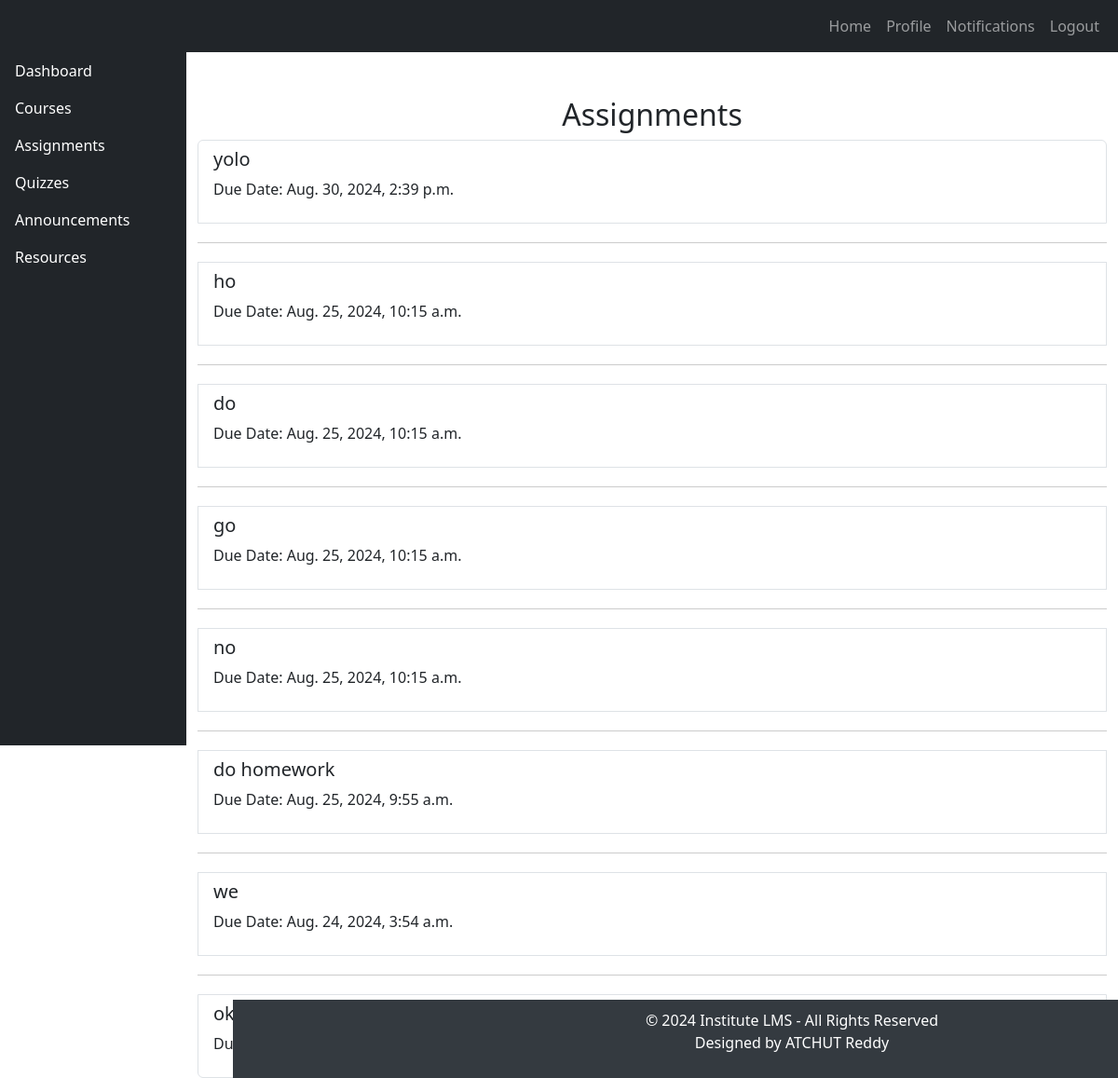
Page /assignment/ on the committed database.
### app/models.py (models this page shows, shortened)
class assignments(models.Model):
    assignment_name=models.CharField(max_length=100)
    date=models.DateTimeField(max_length=200,auto_now_add=True)

### app/views.py (the view)
# urls.py: path("assignment/",Assaigment),
def Assaigment(request):
    assignment = assignments.objects.all().order_by('-date')  # Fetch all course objects
    return render(request, "assignments.html", {"assignments": assignment})  # Pass the fetched objects to the template

### templates/assignments.html
{% extends "bse.html" %}
{% block body %}
    <div id="page">
    <div class="container mt-5">
        <h2 class="text-center">Assignments</h2>
        <div class="list-group">
            {% for assignment in assignments %}
                <div class="list-group-item">
                    <h5>{{ assignment.assignment_name }}</h5>
                    <p>Due Date: {{ assignment.date }}</p>
                </div>
                {% if not forloop.last %}
                    <div class="assignment-divider"></div>
                {% endif %}
            {% endfor %}
        </div>
    </div>
    </div>
{% endblock %}

### templates/bse.html (shortened to what this page needs)
<!DOCTYPE html>
<html lang="en">
<head>
    <link href="https://cdn.jsdelivr.net/npm/bootstrap@5.3.0-alpha1/dist/css/bootstrap.min.css" rel="stylesheet">
</head>
<body>
    <nav class="navbar navbar-expand-lg navbar-dark bg-dark">
        <div class="container-fluid">
            <a class="navbar-brand" href="#">Institute LMS</a>
            <div class="collapse navbar-collapse" id="navbarNav">
                <ul class="navbar-nav ms-auto">
                    <li class="nav-item">
                        <a class="nav-link" href="http://127.0.0.1:8000/">Home</a>
                    </li>
                    <li class="nav-item">
                        <a class="nav-link" href="#">Profile</a>
                    </li>
                    <li class="nav-item">
                        <a class="nav-link" href="#">Notifications</a>
                    </li>
                    <li class="nav-item">
                        <a class="nav-link" href="#">Logout</a>
                    </li>
                </ul>
            </div>
        </div>
    </nav>
    <div id="sidebar" class="bg-dark">
        <ul class="nav flex-column">
            <li class="nav-item">
                <a class="nav-link" href="http://127.0.0.1:8000/">Dashboard</a>
            </li>
            <li class="nav-item">
                <a class="nav-link" href="http://127.0.0.1:8000/courses">Courses</a>
            </li>
            <li class="nav-item">
                <a class="nav-link" href="http://127.0.0.1:8000/assignment/">Assignments</a>
            </li>
            <li class="nav-item">
                <a class="nav-link" href="#">Quizzes</a>
            </li>
            <li class="nav-item">
                <a class="nav-link" href="http://127.0.0.1:8000/announce/">Announcements</a>
            </li>
            <li class="nav-item">
                <a class="nav-link" href="#">Resources</a>
            </li>
        </ul>
    </div>
    <div id="pages">
        {%block body%}
        {% endblock %}
    </div>
    <footer>
        &copy; 2024 Institute LMS - All Rights Reserved
        <p>Designed by ATCHUT Reddy</p>
    </footer>
</body>
</html>

### templates/bse.html (style rules this page uses)
body { display: flex; min-height: 100vh; flex-direction: column; }
.assignment-divider { border-bottom: 1px solid #ccc; margin: 20px 0; }
#sidebar { height: 100vh; position: fixed; left: 0; top: 0; padding-top: 56px; background-color: #343a40; width: 200px; }
#sidebar .nav-link { color: #ffffff; }
#page { padding-left: 200px; }
footer { background-color: #343a40; color: white; text-align: center; padding: 10px; position: fixed; bottom: 0; width: 100%; left: 0; margin-left: 250px; }

### rows in the picture
assignments: assignment_name "yolo", date "Aug. 30, 2024, 2:39 p.m."
assignments: assignment_name "ho", date "Aug. 25, 2024, 10:15 a.m."
assignments: assignment_name "do", date "Aug. 25, 2024, 10:15 a.m."
assignments: assignment_name "go", date "Aug. 25, 2024, 10:15 a.m."
assignments: assignment_name "no", date "Aug. 25, 2024, 10:15 a.m."
assignments: assignment_name "do homework", date "Aug. 25, 2024, 9:55 a.m."
assignments: assignment_name "we", date "Aug. 24, 2024, 3:54 a.m."
assignments: assignment_name "ok"
